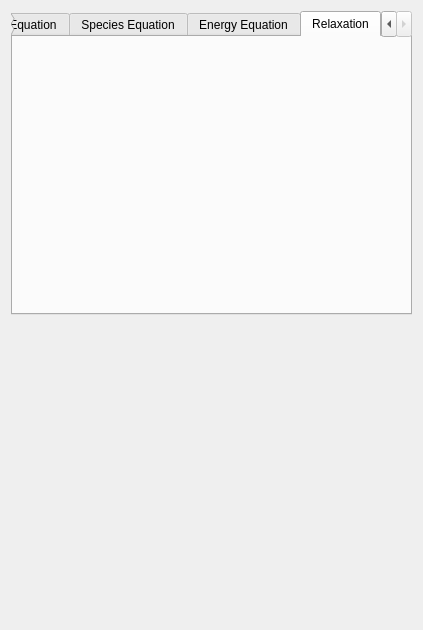
<?xml version="1.0" encoding="UTF-8"?>
<ui version="4.0">
 <class>PHengLEISolutionWidget</class>
 <widget class="QWidget" name="PHengLEISolutionWidget">
  <property name="geometry">
   <rect>
    <x>0</x>
    <y>0</y>
    <width>423</width>
    <height>630</height>
   </rect>
  </property>
  <property name="windowTitle">
   <string>Form</string>
  </property>
  <layout class="QGridLayout" name="gridLayout_4">
   <item row="0" column="0">
    <widget class="QTabWidget" name="Flow">
     <property name="currentIndex">
      <number>5</number>
     </property>
     <widget class="QWidget" name="MomentumEquation">
      <attribute name="title">
       <string>Momentum Equation</string>
      </attribute>
      <layout class="QGridLayout" name="gridLayout_2">
       <item row="0" column="0">
        <layout class="QVBoxLayout" name="verticalLayout1"/>
       </item>
       <item row="1" column="0">
        <spacer name="verticalSpacer_2">
         <property name="orientation">
          <enum>Qt::Vertical</enum>
         </property>
         <property name="sizeHint" stdset="0">
          <size>
           <width>20</width>
           <height>40</height>
          </size>
         </property>
        </spacer>
       </item>
      </layout>
     </widget>
     <widget class="QWidget" name="PressurePossionEquation">
      <attribute name="title">
       <string>Pressure Possion Equation</string>
      </attribute>
      <layout class="QGridLayout" name="gridLayout_3">
       <item row="0" column="0">
        <layout class="QVBoxLayout" name="verticalLayout_2"/>
       </item>
       <item row="1" column="0">
        <spacer name="verticalSpacer_3">
         <property name="orientation">
          <enum>Qt::Vertical</enum>
         </property>
         <property name="sizeHint" stdset="0">
          <size>
           <width>20</width>
           <height>40</height>
          </size>
         </property>
        </spacer>
       </item>
      </layout>
     </widget>
     <widget class="QWidget" name="TurbulenceEquation">
      <attribute name="title">
       <string>Turbulence Equation</string>
      </attribute>
      <layout class="QGridLayout" name="gridLayout">
       <item row="0" column="0">
        <layout class="QVBoxLayout" name="verticalLayout3"/>
       </item>
       <item row="1" column="0">
        <spacer name="verticalSpacer_4">
         <property name="orientation">
          <enum>Qt::Vertical</enum>
         </property>
         <property name="sizeHint" stdset="0">
          <size>
           <width>20</width>
           <height>243</height>
          </size>
         </property>
        </spacer>
       </item>
      </layout>
     </widget>
     <widget class="QWidget" name="SpeciesEquation">
      <attribute name="title">
       <string>Species Equation</string>
      </attribute>
      <layout class="QGridLayout" name="gridLayout_5">
       <item row="0" column="0">
        <layout class="QVBoxLayout" name="verticalLayout4"/>
       </item>
       <item row="1" column="0">
        <spacer name="verticalSpacer_5">
         <property name="orientation">
          <enum>Qt::Vertical</enum>
         </property>
         <property name="sizeHint" stdset="0">
          <size>
           <width>20</width>
           <height>243</height>
          </size>
         </property>
        </spacer>
       </item>
      </layout>
     </widget>
     <widget class="QWidget" name="EnergyEquation">
      <attribute name="title">
       <string>Energy Equation</string>
      </attribute>
      <layout class="QGridLayout" name="gridLayout_6">
       <item row="0" column="0">
        <layout class="QVBoxLayout" name="verticalLayout_5"/>
       </item>
       <item row="1" column="0">
        <spacer name="verticalSpacer_6">
         <property name="orientation">
          <enum>Qt::Vertical</enum>
         </property>
         <property name="sizeHint" stdset="0">
          <size>
           <width>20</width>
           <height>243</height>
          </size>
         </property>
        </spacer>
       </item>
      </layout>
     </widget>
     <widget class="QWidget" name="Relaxation">
      <attribute name="title">
       <string>Relaxation</string>
      </attribute>
      <layout class="QGridLayout" name="gridLayout_7">
       <item row="0" column="0">
        <layout class="QVBoxLayout" name="verticalLayout_6"/>
       </item>
       <item row="1" column="0">
        <spacer name="verticalSpacer_7">
         <property name="orientation">
          <enum>Qt::Vertical</enum>
         </property>
         <property name="sizeHint" stdset="0">
          <size>
           <width>20</width>
           <height>243</height>
          </size>
         </property>
        </spacer>
       </item>
      </layout>
     </widget>
    </widget>
   </item>
   <item row="1" column="0">
    <spacer name="verticalSpacer">
     <property name="orientation">
      <enum>Qt::Vertical</enum>
     </property>
     <property name="sizeHint" stdset="0">
      <size>
       <width>20</width>
       <height>40</height>
      </size>
     </property>
    </spacer>
   </item>
  </layout>
 </widget>
 <resources/>
 <connections/>
</ui>
